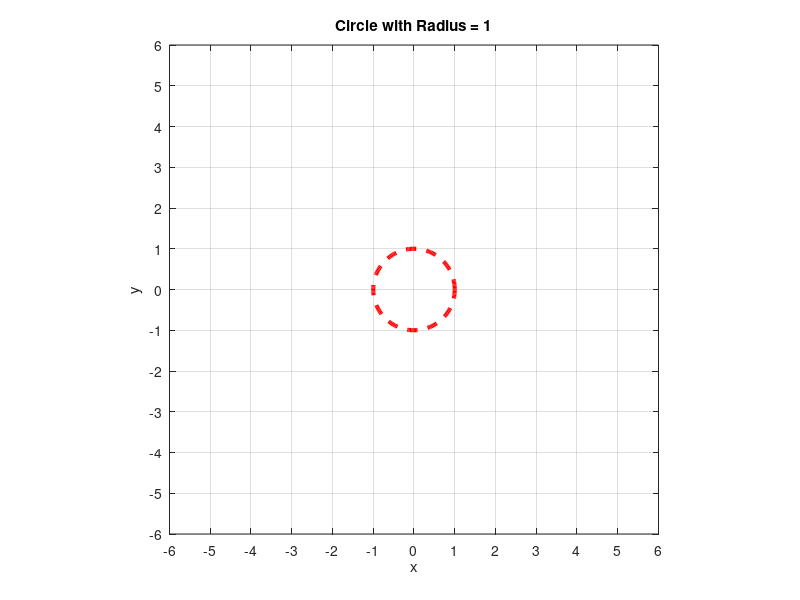

Source code (MATLAB):
radius = 1;
theta = linspace(0, 2*pi, 200); 
x = radius * cos(theta);
y = radius * sin(theta);
plot(x, y, 'r--', 'LineWidth', 3);
axis([-6, 6, -6, 6]);
axis equal;
xticks(-6:1:6);
yticks(-6:1:6);
title_string = sprintf('Circle with Radius = %d', radius);
title(title_string);
xlabel('x');
ylabel('y');
grid on;